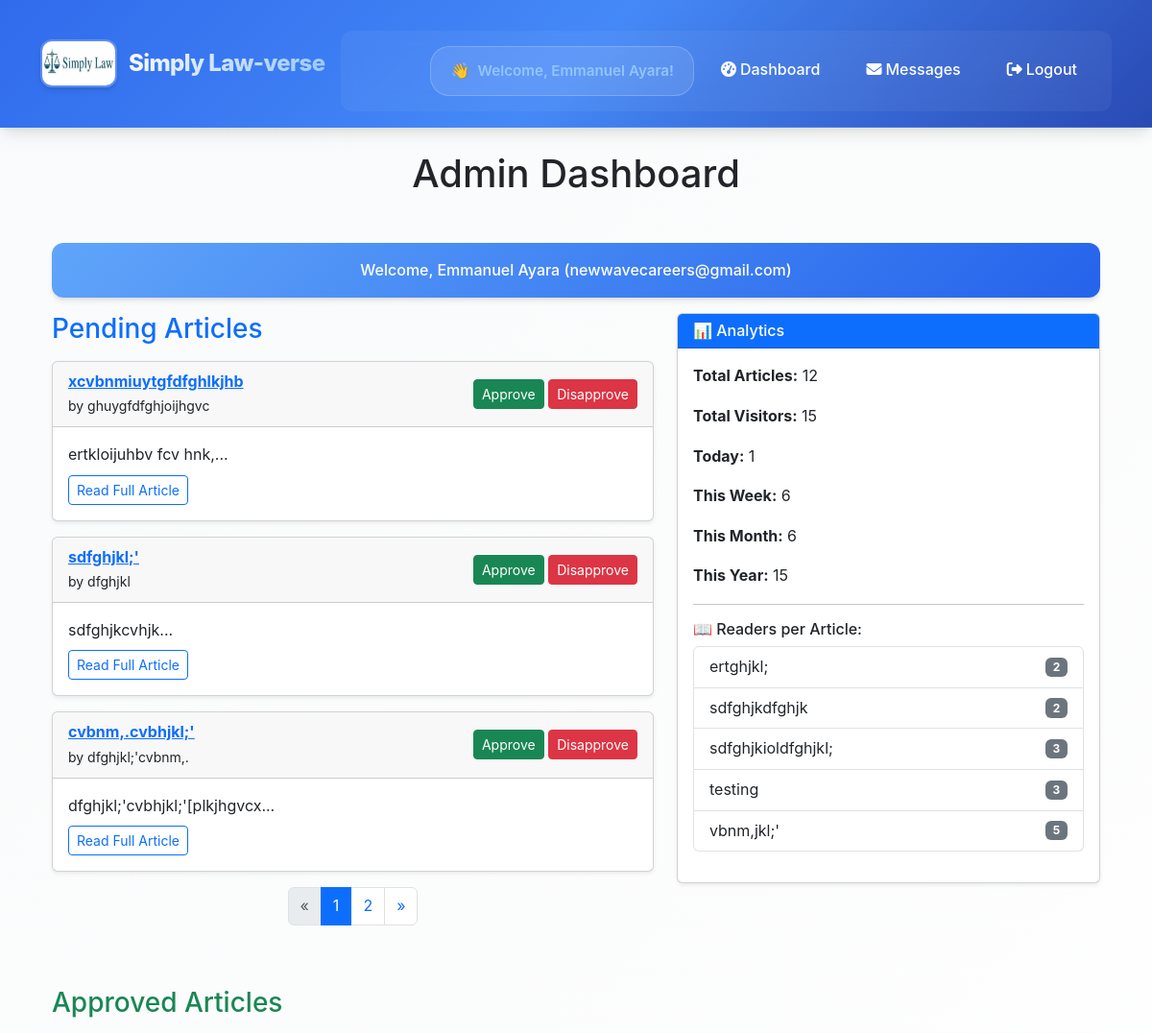
The app's page /admin/dashboard (signed in, upper part), older data.
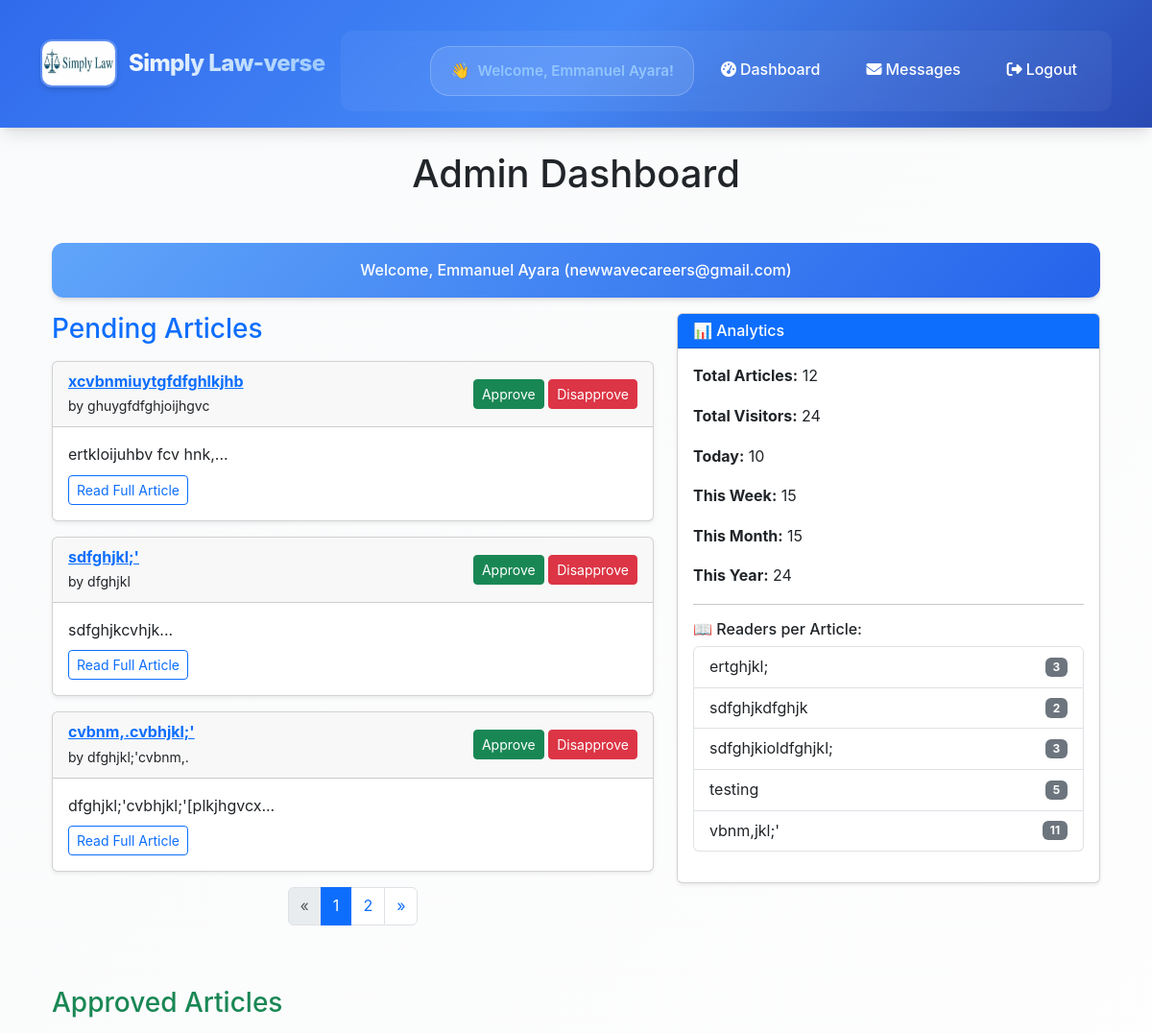
The same page, newer data.
### models.py (models this page shows)
class Article(db.Model):
    id = db.Column(db.Integer, primary_key=True)
    email = db.Column(db.String(120))
    title = db.Column(db.String(100), nullable=False)
    content = db.Column(db.Text, nullable=False)
    author = db.Column(db.String(100), nullable=False)
    date_posted = db.Column(db.DateTime, default=datetime.utcnow)
    comments = db.relationship('Comment', backref='article', lazy=True)
    likes = db.Column(db.Integer, default=0, nullable=False)
    status = db.Column(db.String(20), nullable=False, default='pending')
    views = db.Column(db.Integer, default=0)
    date_submitted = db.Column(db.DateTime, default=datetime.utcnow)
    cover_image = db.Column(db.String(100))  # New field
    document_filename = db.Column(db.String(120), nullable=True)
    category = db.Column(db.String(100), nullable=False, default='General')
    approved = db.Column(db.Boolean, default=False)  # <- important!

### routes.py (the view)
    @app.route('/admin/dashboard')
    @login_required
    def admin_dashboard():
        total_articles = Article.query.count()
        total_visits = Visit.query.count()
        now = datetime.utcnow()
        daily_visits = Visit.query.filter(Visit.timestamp >= now - timedelta(days=1)).count()
        weekly_visits = Visit.query.filter(Visit.timestamp >= now - timedelta(weeks=1)).count()
        monthly_visits = Visit.query.filter(Visit.timestamp >= now - timedelta(days=30)).count()
        yearly_visits = Visit.query.filter(Visit.timestamp >= now - timedelta(days=365)).count()
        readers_per_article = db.session.query(
            Article.title, db.func.count(Visit.id)
        ).join(Visit, Article.id == Visit.article_id).group_by(Article.id).all()
        if not current_user.is_admin:
            flash('Access denied.', 'danger')
            return redirect(url_for('home'))
        pending_page = request.args.get('pending_page', 1, type=int)
        approved_page = request.args.get('approved_page', 1, type=int)
        per_page = 3
        pending = Article.query.filter_by(status='pending')\
                    .order_by(Article.date_posted.desc())\
                    .paginate(page=pending_page, per_page=per_page)
        approved = Article.query.filter_by(status='approved')\
                    .order_by(Article.date_posted.desc())\
                    .paginate(page=approved_page, per_page=per_page)
        return render_template(
            'admin_dashboard.html',
            articles=pending,
            approved_articles=approved,
            total_articles=total_articles,
            total_visits=total_visits,
            daily_visits=daily_visits,
            weekly_visits=weekly_visits,
            monthly_visits=monthly_visits,
            yearly_visits=yearly_visits,
            readers_per_article=readers_per_article
        )

### templates/admin_dashboard.html (shortened to what this page needs)
{% extends 'layout.html' %}
{% block content %}
<div class="container mt-4">
  <h1 class="mb-5 text-center">Admin Dashboard</h1>
  <div class="alert alert-info text-center">
    Welcome, {{ current_user.username }} ({{ current_user.email }})
  </div>
  <div class="row">
    <div class="col-md-7">
      <h3 class="mb-3 text-primary">Pending Articles</h3>
      {% if articles %}
        {% for article in articles %}
          <div class="card mb-3 shadow-sm">
            <div class="card-header d-flex justify-content-between align-items-center">
              <div>
                <strong>
                  <a href="{{ url_for('view_article', article_id=article.id) }}">{{ article.title }}</a>
                </strong><br>
                <small>by {{ article.author }}</small>
              </div>
              <div>
                <a href="{{ url_for('approve_article', article_id=article.id) }}" class="btn btn-sm btn-success">Approve</a>
                <a href="{{ url_for('disapprove_article', article_id=article.id) }}" class="btn btn-sm btn-danger">Disapprove</a>
              </div>
            </div>
            <div class="card-body">
              {{ article.content[:250] }}...
              <div class="mt-2">
                <a href="{{ url_for('view_article', article_id=article.id) }}" class="btn btn-sm btn-outline-primary">Read Full Article</a>
              </div>
            </div>
          </div>
        {% endfor %}
      {% else %}
        <p class="text-muted">No pending articles.</p>
      {% endif %}
      <nav aria-label="Pending articles pagination">
        <ul class="pagination justify-content-center">
          {% if articles.has_prev %}
            <li class="page-item">
              <a class="page-link" href="{{ url_for('admin_dashboard', pending_page=articles.prev_num, approved_page=approved_articles.page) }}">«</a>
            </li>
          {% else %}
            <li class="page-item disabled"><span class="page-link">«</span></li>
          {% endif %}
          {% for page_num in range(1, articles.pages + 1) %}
            <li class="page-item {% if articles.page == page_num %}active{% endif %}">
              <a class="page-link" href="{{ url_for('admin_dashboard', pending_page=page_num, approved_page=approved_articles.page) }}">{{ page_num }}</a>
            </li>
          {% endfor %}
          {% if articles.has_next %}
            <li class="page-item">
              <a class="page-link" href="{{ url_for('admin_dashboard', pending_page=articles.next_num, approved_page=approved_articles.page) }}">»</a>
            </li>
          {% else %}
            <li class="page-item disabled"><span class="page-link">»</span></li>
          {% endif %}
        </ul>
      </nav>
    </div>
    <div class="col-md-5">
      <div class="card shadow-sm mb-4">
        <div class="card-header bg-primary text-white">
          <h6 class="mb-0">📊 Analytics</h6>
        </div>
        <div class="card-body">
          <p><strong>Total Articles:</strong> {{ total_articles }}</p>
          <p><strong>Total Visitors:</strong> {{ total_visits }}</p>
          <p><strong>Today:</strong> {{ daily_visits }}</p>
          <p><strong>This Week:</strong> {{ weekly_visits }}</p>
          <p><strong>This Month:</strong> {{ monthly_visits }}</p>
          <p><strong>This Year:</strong> {{ yearly_visits }}</p>
          <hr>
          <h6 class="mt-3">📖 Readers per Article:</h6>
          <ul class="list-group mb-3">
            {% for title, count in readers_per_article %}
              <li class="list-group-item d-flex justify-content-between align-items-center">
                {{ title }}
                <span class="badge bg-secondary">{{ count }}</span>
              </li>
            {% endfor %}
          </ul>
        </div>
      </div>
    </div>
  </div>
  <div class="mt-5">
    <h3 class="mb-3 text-success">Approved Articles</h3>
  </div>
</div>
{% endblock %}

Row changes from the older to the newer data that the page shows:
changed Article "ertghjkl;": views "2" → "3"
changed Article "testing": views "3" → "5"
changed Article "vbnm,jkl;'": views "5" → "11"
Text that changed along with them:
{{ total_visits }}: "15" → "24"
{{ daily_visits }}: "1" → "10"
{{ weekly_visits }}: "6" → "15"
{{ monthly_visits }}: "6" → "15"
{{ yearly_visits }}: "15" → "24"
